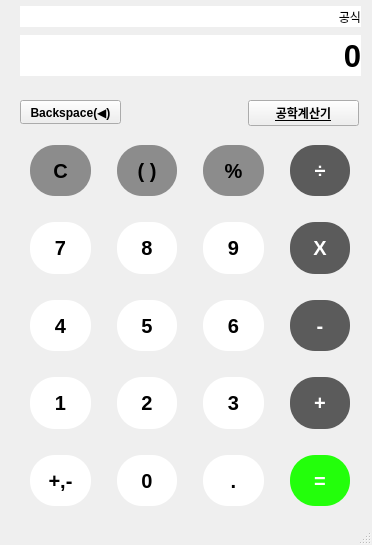
<?xml version="1.0" encoding="UTF-8"?>
<ui version="4.0">
 <class>MainWindow</class>
 <widget class="QMainWindow" name="MainWindow">
  <property name="geometry">
   <rect>
    <x>0</x>
    <y>0</y>
    <width>372</width>
    <height>545</height>
   </rect>
  </property>
  <property name="sizePolicy">
   <sizepolicy hsizetype="Expanding" vsizetype="Expanding">
    <horstretch>0</horstretch>
    <verstretch>0</verstretch>
   </sizepolicy>
  </property>
  <property name="windowTitle">
   <string>MainWindow</string>
  </property>
  <widget class="QWidget" name="centralwidget">
   <widget class="QLabel" name="display_result">
    <property name="geometry">
     <rect>
      <x>20</x>
      <y>35</y>
      <width>341</width>
      <height>41</height>
     </rect>
    </property>
    <property name="font">
     <font>
      <pointsize>23</pointsize>
      <bold>true</bold>
     </font>
    </property>
    <property name="styleSheet">
     <string notr="true">QLabel {
	background:rgb(255, 255, 255);
 
}</string>
    </property>
    <property name="text">
     <string>0</string>
    </property>
    <property name="alignment">
     <set>Qt::AlignmentFlag::AlignRight|Qt::AlignmentFlag::AlignTrailing|Qt::AlignmentFlag::AlignVCenter</set>
    </property>
   </widget>
   <widget class="QWidget" name="gridLayoutWidget">
    <property name="geometry">
     <rect>
      <x>20</x>
      <y>135</y>
      <width>340</width>
      <height>381</height>
     </rect>
    </property>
    <layout class="QGridLayout" name="gridLayout">
     <item row="1" column="3">
      <widget class="QPushButton" name="btn_8">
       <property name="sizePolicy">
        <sizepolicy hsizetype="Expanding" vsizetype="Expanding">
         <horstretch>0</horstretch>
         <verstretch>0</verstretch>
        </sizepolicy>
       </property>
       <property name="minimumSize">
        <size>
         <width>0</width>
         <height>0</height>
        </size>
       </property>
       <property name="sizeIncrement">
        <size>
         <width>4</width>
         <height>0</height>
        </size>
       </property>
       <property name="font">
        <font>
         <pointsize>15</pointsize>
         <bold>true</bold>
        </font>
       </property>
       <property name="styleSheet">
        <string notr="true">QPushButton {
  background-color: rgb(255, 255, 255);
    color: black;
    font-size: 15pt;
    font-weight: bold;
    
    /* 원형을 위한 설정 */
    width: 50px;           /* 너비 설정 */
    height: 50px;          /* 높이 설정 (너비와 동일하게) */
    border-radius: 25px;    /* 너비/높이의 절반으로 설정 */
    
    margin: 10px;           /* 모든 방향의 여백을 한 번에 설정 */
    border: none;
}

QPushButton:hover {
 - background-color: rgb(240, 240, 240);
    opacity: 0.8;
}

QPushButton:pressed {
    background-color: rgb(220, 220, 220);
    opacity: 0.6;
}
</string>
       </property>
       <property name="text">
        <string>8</string>
       </property>
      </widget>
     </item>
     <item row="3" column="2">
      <widget class="QPushButton" name="btn_1">
       <property name="sizePolicy">
        <sizepolicy hsizetype="Expanding" vsizetype="Expanding">
         <horstretch>0</horstretch>
         <verstretch>0</verstretch>
        </sizepolicy>
       </property>
       <property name="minimumSize">
        <size>
         <width>0</width>
         <height>0</height>
        </size>
       </property>
       <property name="sizeIncrement">
        <size>
         <width>4</width>
         <height>0</height>
        </size>
       </property>
       <property name="font">
        <font>
         <pointsize>15</pointsize>
         <bold>true</bold>
        </font>
       </property>
       <property name="styleSheet">
        <string notr="true">QPushButton {
  background-color: rgb(255, 255, 255);
    color: black;
    font-size: 15pt;
    font-weight: bold;
    
    /* 원형을 위한 설정 */
    width: 50px;           /* 너비 설정 */
    height: 50px;          /* 높이 설정 (너비와 동일하게) */
    border-radius: 25px;    /* 너비/높이의 절반으로 설정 */
    
    margin: 10px;           /* 모든 방향의 여백을 한 번에 설정 */
    border: none;
}

QPushButton:hover {
 - background-color: rgb(240, 240, 240);
    opacity: 0.8;
}

QPushButton:pressed {
    background-color: rgb(220, 220, 220);
    opacity: 0.6;
}
</string>
       </property>
       <property name="text">
        <string>1</string>
       </property>
      </widget>
     </item>
     <item row="0" column="2">
      <widget class="QPushButton" name="btn_cls">
       <property name="sizePolicy">
        <sizepolicy hsizetype="Expanding" vsizetype="Expanding">
         <horstretch>0</horstretch>
         <verstretch>0</verstretch>
        </sizepolicy>
       </property>
       <property name="minimumSize">
        <size>
         <width>0</width>
         <height>0</height>
        </size>
       </property>
       <property name="sizeIncrement">
        <size>
         <width>4</width>
         <height>0</height>
        </size>
       </property>
       <property name="font">
        <font>
         <pointsize>15</pointsize>
         <bold>true</bold>
        </font>
       </property>
       <property name="styleSheet">
        <string notr="true">QPushButton {
	background-color: rgb(140, 140, 140);
    color: black;
    font-size: 15pt;
    font-weight: bold;
    
    /* 원형을 위한 설정 */
    width: 50px;           /* 너비 설정 */
    height: 50px;          /* 높이 설정 (너비와 동일하게) */
    border-radius: 25px;    /* 너비/높이의 절반으로 설정 */
    
    margin: 10px;           /* 모든 방향의 여백을 한 번에 설정 */
    border: none;
}

QPushButton:hover {
 - background-color: rgb(240, 240, 240);
    opacity: 0.8;
}

QPushButton:pressed {
    background-color: rgb(220, 220, 220);
    opacity: 0.6;
}
</string>
       </property>
       <property name="text">
        <string>C</string>
       </property>
      </widget>
     </item>
     <item row="1" column="4">
      <widget class="QPushButton" name="btn_9">
       <property name="sizePolicy">
        <sizepolicy hsizetype="Expanding" vsizetype="Expanding">
         <horstretch>0</horstretch>
         <verstretch>0</verstretch>
        </sizepolicy>
       </property>
       <property name="minimumSize">
        <size>
         <width>0</width>
         <height>0</height>
        </size>
       </property>
       <property name="sizeIncrement">
        <size>
         <width>4</width>
         <height>0</height>
        </size>
       </property>
       <property name="font">
        <font>
         <pointsize>15</pointsize>
         <bold>true</bold>
        </font>
       </property>
       <property name="styleSheet">
        <string notr="true">QPushButton {
  background-color: rgb(255, 255, 255);
    color: black;
    font-size: 15pt;
    font-weight: bold;
    
    /* 원형을 위한 설정 */
    width: 50px;           /* 너비 설정 */
    height: 50px;          /* 높이 설정 (너비와 동일하게) */
    border-radius: 25px;    /* 너비/높이의 절반으로 설정 */
    
    margin: 10px;           /* 모든 방향의 여백을 한 번에 설정 */
    border: none;
}

QPushButton:hover {
 - background-color: rgb(240, 240, 240);
    opacity: 0.8;
}

QPushButton:pressed {
    background-color: rgb(220, 220, 220);
    opacity: 0.6;
}
</string>
       </property>
       <property name="text">
        <string>9</string>
       </property>
      </widget>
     </item>
     <item row="0" column="3">
      <widget class="QPushButton" name="btn_par">
       <property name="sizePolicy">
        <sizepolicy hsizetype="Expanding" vsizetype="Expanding">
         <horstretch>0</horstretch>
         <verstretch>0</verstretch>
        </sizepolicy>
       </property>
       <property name="minimumSize">
        <size>
         <width>0</width>
         <height>0</height>
        </size>
       </property>
       <property name="sizeIncrement">
        <size>
         <width>4</width>
         <height>0</height>
        </size>
       </property>
       <property name="font">
        <font>
         <pointsize>15</pointsize>
         <bold>true</bold>
        </font>
       </property>
       <property name="styleSheet">
        <string notr="true">QPushButton {
	background-color: rgb(140, 140, 140);
    color: black;
    font-size: 15pt;
    font-weight: bold;
    
    /* 원형을 위한 설정 */
    width: 50px;           /* 너비 설정 */
    height: 50px;          /* 높이 설정 (너비와 동일하게) */
    border-radius: 25px;    /* 너비/높이의 절반으로 설정 */
    
    margin: 10px;           /* 모든 방향의 여백을 한 번에 설정 */
    border: none;
}

QPushButton:hover {
 - background-color: rgb(240, 240, 240);
    opacity: 0.8;
}

QPushButton:pressed {
    background-color: rgb(220, 220, 220);
    opacity: 0.6;
}
</string>
       </property>
       <property name="text">
        <string>( )</string>
       </property>
      </widget>
     </item>
     <item row="1" column="5">
      <widget class="QPushButton" name="btn_mul">
       <property name="sizePolicy">
        <sizepolicy hsizetype="Expanding" vsizetype="Expanding">
         <horstretch>0</horstretch>
         <verstretch>0</verstretch>
        </sizepolicy>
       </property>
       <property name="minimumSize">
        <size>
         <width>0</width>
         <height>0</height>
        </size>
       </property>
       <property name="sizeIncrement">
        <size>
         <width>4</width>
         <height>0</height>
        </size>
       </property>
       <property name="font">
        <font>
         <pointsize>15</pointsize>
         <bold>true</bold>
        </font>
       </property>
       <property name="styleSheet">
        <string notr="true">QPushButton {
	background-color: rgb(91, 91, 91);
	color: rgb(255, 255, 255); 
    font-size: 15pt;
    font-weight: bold;
    
    /* 원형을 위한 설정 */
    width: 50px;           /* 너비 설정 */
    height: 50px;          /* 높이 설정 (너비와 동일하게) */
    border-radius: 25px;    /* 너비/높이의 절반으로 설정 */
    
    margin: 10px;           /* 모든 방향의 여백을 한 번에 설정 */
    border: none;
}

QPushButton:hover {
 - background-color: rgb(240, 240, 240);
    opacity: 0.8;
}

QPushButton:pressed {
    background-color: rgb(220, 220, 220);
    opacity: 0.6;
}
</string>
       </property>
       <property name="text">
        <string>X</string>
       </property>
      </widget>
     </item>
     <item row="2" column="2">
      <widget class="QPushButton" name="btn_4">
       <property name="sizePolicy">
        <sizepolicy hsizetype="Expanding" vsizetype="Expanding">
         <horstretch>0</horstretch>
         <verstretch>0</verstretch>
        </sizepolicy>
       </property>
       <property name="minimumSize">
        <size>
         <width>0</width>
         <height>0</height>
        </size>
       </property>
       <property name="sizeIncrement">
        <size>
         <width>4</width>
         <height>0</height>
        </size>
       </property>
       <property name="font">
        <font>
         <pointsize>15</pointsize>
         <bold>true</bold>
        </font>
       </property>
       <property name="styleSheet">
        <string notr="true">QPushButton {
  background-color: rgb(255, 255, 255);
    color: black;
    font-size: 15pt;
    font-weight: bold;
    
    /* 원형을 위한 설정 */
    width: 50px;           /* 너비 설정 */
    height: 50px;          /* 높이 설정 (너비와 동일하게) */
    border-radius: 25px;    /* 너비/높이의 절반으로 설정 */
    
    margin: 10px;           /* 모든 방향의 여백을 한 번에 설정 */
    border: none;
}

QPushButton:hover {
 - background-color: rgb(240, 240, 240);
    opacity: 0.8;
}

QPushButton:pressed {
    background-color: rgb(220, 220, 220);
    opacity: 0.6;
}
</string>
       </property>
       <property name="text">
        <string>4</string>
       </property>
      </widget>
     </item>
     <item row="1" column="2">
      <widget class="QPushButton" name="btn_7">
       <property name="sizePolicy">
        <sizepolicy hsizetype="Expanding" vsizetype="Expanding">
         <horstretch>0</horstretch>
         <verstretch>0</verstretch>
        </sizepolicy>
       </property>
       <property name="minimumSize">
        <size>
         <width>0</width>
         <height>0</height>
        </size>
       </property>
       <property name="sizeIncrement">
        <size>
         <width>4</width>
         <height>0</height>
        </size>
       </property>
       <property name="font">
        <font>
         <pointsize>15</pointsize>
         <bold>true</bold>
        </font>
       </property>
       <property name="styleSheet">
        <string notr="true">QPushButton {
  background-color: rgb(255, 255, 255);
    color: black;
    font-size: 15pt;
    font-weight: bold;
    
    /* 원형을 위한 설정 */
    width: 50px;           /* 너비 설정 */
    height: 50px;          /* 높이 설정 (너비와 동일하게) */
    border-radius: 25px;    /* 너비/높이의 절반으로 설정 */
    
    margin: 10px;           /* 모든 방향의 여백을 한 번에 설정 */
    border: none;
}

QPushButton:hover {
 - background-color: rgb(240, 240, 240);
    opacity: 0.8;
}

QPushButton:pressed {
    background-color: rgb(220, 220, 220);
    opacity: 0.6;
}
</string>
       </property>
       <property name="text">
        <string>7</string>
       </property>
      </widget>
     </item>
     <item row="0" column="5">
      <widget class="QPushButton" name="btn_divid">
       <property name="sizePolicy">
        <sizepolicy hsizetype="Expanding" vsizetype="Expanding">
         <horstretch>0</horstretch>
         <verstretch>0</verstretch>
        </sizepolicy>
       </property>
       <property name="minimumSize">
        <size>
         <width>0</width>
         <height>0</height>
        </size>
       </property>
       <property name="sizeIncrement">
        <size>
         <width>4</width>
         <height>0</height>
        </size>
       </property>
       <property name="font">
        <font>
         <pointsize>15</pointsize>
         <bold>true</bold>
        </font>
       </property>
       <property name="styleSheet">
        <string notr="true">QPushButton {
	background-color: rgb(91, 91, 91);
	color: rgb(255, 255, 255); 
    font-size: 15pt;
    font-weight: bold;
    
    /* 원형을 위한 설정 */
    width: 50px;           /* 너비 설정 */
    height: 50px;          /* 높이 설정 (너비와 동일하게) */
    border-radius: 25px;    /* 너비/높이의 절반으로 설정 */
    
    margin: 10px;           /* 모든 방향의 여백을 한 번에 설정 */
    border: none;
}

QPushButton:hover {
 - background-color: rgb(240, 240, 240);
    opacity: 0.8;
}

QPushButton:pressed {
    background-color: rgb(220, 220, 220);
    opacity: 0.6;
}
</string>
       </property>
       <property name="text">
        <string>÷</string>
       </property>
      </widget>
     </item>
     <item row="2" column="3">
      <widget class="QPushButton" name="btn_5">
       <property name="sizePolicy">
        <sizepolicy hsizetype="Expanding" vsizetype="Expanding">
         <horstretch>0</horstretch>
         <verstretch>0</verstretch>
        </sizepolicy>
       </property>
       <property name="minimumSize">
        <size>
         <width>0</width>
         <height>0</height>
        </size>
       </property>
       <property name="sizeIncrement">
        <size>
         <width>4</width>
         <height>0</height>
        </size>
       </property>
       <property name="font">
        <font>
         <pointsize>15</pointsize>
         <bold>true</bold>
        </font>
       </property>
       <property name="styleSheet">
        <string notr="true">QPushButton {
  background-color: rgb(255, 255, 255);
    color: black;
    font-size: 15pt;
    font-weight: bold;
    
    /* 원형을 위한 설정 */
    width: 50px;           /* 너비 설정 */
    height: 50px;          /* 높이 설정 (너비와 동일하게) */
    border-radius: 25px;    /* 너비/높이의 절반으로 설정 */
    
    margin: 10px;           /* 모든 방향의 여백을 한 번에 설정 */
    border: none;
}

QPushButton:hover {
 - background-color: rgb(240, 240, 240);
    opacity: 0.8;
}

QPushButton:pressed {
    background-color: rgb(220, 220, 220);
    opacity: 0.6;
}
</string>
       </property>
       <property name="text">
        <string>5</string>
       </property>
      </widget>
     </item>
     <item row="2" column="4">
      <widget class="QPushButton" name="btn_6">
       <property name="sizePolicy">
        <sizepolicy hsizetype="Expanding" vsizetype="Expanding">
         <horstretch>0</horstretch>
         <verstretch>0</verstretch>
        </sizepolicy>
       </property>
       <property name="minimumSize">
        <size>
         <width>0</width>
         <height>0</height>
        </size>
       </property>
       <property name="sizeIncrement">
        <size>
         <width>4</width>
         <height>0</height>
        </size>
       </property>
       <property name="font">
        <font>
         <pointsize>15</pointsize>
         <bold>true</bold>
        </font>
       </property>
       <property name="styleSheet">
        <string notr="true">QPushButton {
  background-color: rgb(255, 255, 255);
    color: black;
    font-size: 15pt;
    font-weight: bold;
    
    /* 원형을 위한 설정 */
    width: 50px;           /* 너비 설정 */
    height: 50px;          /* 높이 설정 (너비와 동일하게) */
    border-radius: 25px;    /* 너비/높이의 절반으로 설정 */
    
    margin: 10px;           /* 모든 방향의 여백을 한 번에 설정 */
    border: none;
}

QPushButton:hover {
 - background-color: rgb(240, 240, 240);
    opacity: 0.8;
}

QPushButton:pressed {
    background-color: rgb(220, 220, 220);
    opacity: 0.6;
}
</string>
       </property>
       <property name="text">
        <string>6</string>
       </property>
      </widget>
     </item>
     <item row="2" column="5">
      <widget class="QPushButton" name="btn_minus">
       <property name="sizePolicy">
        <sizepolicy hsizetype="Expanding" vsizetype="Expanding">
         <horstretch>0</horstretch>
         <verstretch>0</verstretch>
        </sizepolicy>
       </property>
       <property name="minimumSize">
        <size>
         <width>0</width>
         <height>0</height>
        </size>
       </property>
       <property name="sizeIncrement">
        <size>
         <width>4</width>
         <height>0</height>
        </size>
       </property>
       <property name="font">
        <font>
         <pointsize>15</pointsize>
         <bold>true</bold>
        </font>
       </property>
       <property name="styleSheet">
        <string notr="true">QPushButton {
	background-color: rgb(91, 91, 91);
	color: rgb(255, 255, 255); 
    font-size: 15pt;
    font-weight: bold;
    
    /* 원형을 위한 설정 */
    width: 50px;           /* 너비 설정 */
    height: 50px;          /* 높이 설정 (너비와 동일하게) */
    border-radius: 25px;    /* 너비/높이의 절반으로 설정 */
    
    margin: 10px;           /* 모든 방향의 여백을 한 번에 설정 */
    border: none;
}

QPushButton:hover {
 - background-color: rgb(240, 240, 240);
    opacity: 0.8;
}

QPushButton:pressed {
    background-color: rgb(220, 220, 220);
    opacity: 0.6;
}
</string>
       </property>
       <property name="text">
        <string>-</string>
       </property>
      </widget>
     </item>
     <item row="3" column="3">
      <widget class="QPushButton" name="btn_2">
       <property name="sizePolicy">
        <sizepolicy hsizetype="Expanding" vsizetype="Expanding">
         <horstretch>0</horstretch>
         <verstretch>0</verstretch>
        </sizepolicy>
       </property>
       <property name="minimumSize">
        <size>
         <width>0</width>
         <height>0</height>
        </size>
       </property>
       <property name="sizeIncrement">
        <size>
         <width>4</width>
         <height>0</height>
        </size>
       </property>
       <property name="font">
        <font>
         <pointsize>15</pointsize>
         <bold>true</bold>
        </font>
       </property>
       <property name="styleSheet">
        <string notr="true">QPushButton {
  background-color: rgb(255, 255, 255);
    color: black;
    font-size: 15pt;
    font-weight: bold;
    
    /* 원형을 위한 설정 */
    width: 50px;           /* 너비 설정 */
    height: 50px;          /* 높이 설정 (너비와 동일하게) */
    border-radius: 25px;    /* 너비/높이의 절반으로 설정 */
    
    margin: 10px;           /* 모든 방향의 여백을 한 번에 설정 */
    border: none;
}

QPushButton:hover {
 - background-color: rgb(240, 240, 240);
    opacity: 0.8;
}

QPushButton:pressed {
    background-color: rgb(220, 220, 220);
    opacity: 0.6;
}
</string>
       </property>
       <property name="text">
        <string>2</string>
       </property>
      </widget>
     </item>
     <item row="3" column="4">
      <widget class="QPushButton" name="btn_3">
       <property name="sizePolicy">
        <sizepolicy hsizetype="Expanding" vsizetype="Expanding">
         <horstretch>0</horstretch>
         <verstretch>0</verstretch>
        </sizepolicy>
       </property>
       <property name="minimumSize">
        <size>
         <width>0</width>
         <height>0</height>
        </size>
       </property>
       <property name="sizeIncrement">
        <size>
         <width>4</width>
         <height>0</height>
        </size>
       </property>
       <property name="font">
        <font>
         <pointsize>15</pointsize>
         <bold>true</bold>
        </font>
       </property>
       <property name="styleSheet">
        <string notr="true">QPushButton {
  background-color: rgb(255, 255, 255);
    color: black;
    font-size: 15pt;
    font-weight: bold;
    
    /* 원형을 위한 설정 */
    width: 50px;           /* 너비 설정 */
    height: 50px;          /* 높이 설정 (너비와 동일하게) */
    border-radius: 25px;    /* 너비/높이의 절반으로 설정 */
    
    margin: 10px;           /* 모든 방향의 여백을 한 번에 설정 */
    border: none;
}

QPushButton:hover {
 - background-color: rgb(240, 240, 240);
    opacity: 0.8;
}

QPushButton:pressed {
    background-color: rgb(220, 220, 220);
    opacity: 0.6;
}
</string>
       </property>
       <property name="text">
        <string>3</string>
       </property>
      </widget>
     </item>
     <item row="3" column="5">
      <widget class="QPushButton" name="btn_plus">
       <property name="sizePolicy">
        <sizepolicy hsizetype="Expanding" vsizetype="Expanding">
         <horstretch>0</horstretch>
         <verstretch>0</verstretch>
        </sizepolicy>
       </property>
       <property name="minimumSize">
        <size>
         <width>0</width>
         <height>0</height>
        </size>
       </property>
       <property name="sizeIncrement">
        <size>
         <width>4</width>
         <height>0</height>
        </size>
       </property>
       <property name="font">
        <font>
         <pointsize>15</pointsize>
         <bold>true</bold>
        </font>
       </property>
       <property name="styleSheet">
        <string notr="true">QPushButton {
	background-color: rgb(91, 91, 91);
	color: rgb(255, 255, 255); 
    font-size: 15pt;
    font-weight: bold;
    
    /* 원형을 위한 설정 */
    width: 50px;           /* 너비 설정 */
    height: 50px;          /* 높이 설정 (너비와 동일하게) */
    border-radius: 25px;    /* 너비/높이의 절반으로 설정 */
    
    margin: 10px;           /* 모든 방향의 여백을 한 번에 설정 */
    border: none;
}

QPushButton:hover {
 - background-color: rgb(240, 240, 240);
    opacity: 0.8;
}

QPushButton:pressed {
    background-color: rgb(220, 220, 220);
    opacity: 0.6;
}
</string>
       </property>
       <property name="text">
        <string>+</string>
       </property>
      </widget>
     </item>
     <item row="4" column="3">
      <widget class="QPushButton" name="btn_0">
       <property name="sizePolicy">
        <sizepolicy hsizetype="Expanding" vsizetype="Expanding">
         <horstretch>0</horstretch>
         <verstretch>0</verstretch>
        </sizepolicy>
       </property>
       <property name="minimumSize">
        <size>
         <width>0</width>
         <height>0</height>
        </size>
       </property>
       <property name="sizeIncrement">
        <size>
         <width>4</width>
         <height>0</height>
        </size>
       </property>
       <property name="font">
        <font>
         <pointsize>15</pointsize>
         <bold>true</bold>
        </font>
       </property>
       <property name="styleSheet">
        <string notr="true">QPushButton {
  background-color: rgb(255, 255, 255);
    color: black;
    font-size: 15pt;
    font-weight: bold;
    
    /* 원형을 위한 설정 */
    width: 50px;           /* 너비 설정 */
    height: 50px;          /* 높이 설정 (너비와 동일하게) */
    border-radius: 25px;    /* 너비/높이의 절반으로 설정 */
    
    margin: 10px;           /* 모든 방향의 여백을 한 번에 설정 */
    border: none;
}

QPushButton:hover {
 - background-color: rgb(240, 240, 240);
    opacity: 0.8;
}

QPushButton:pressed {
    background-color: rgb(220, 220, 220);
    opacity: 0.6;
}
</string>
       </property>
       <property name="text">
        <string>0</string>
       </property>
      </widget>
     </item>
     <item row="4" column="4">
      <widget class="QPushButton" name="btn_point">
       <property name="sizePolicy">
        <sizepolicy hsizetype="Expanding" vsizetype="Expanding">
         <horstretch>0</horstretch>
         <verstretch>0</verstretch>
        </sizepolicy>
       </property>
       <property name="minimumSize">
        <size>
         <width>0</width>
         <height>0</height>
        </size>
       </property>
       <property name="sizeIncrement">
        <size>
         <width>4</width>
         <height>0</height>
        </size>
       </property>
       <property name="font">
        <font>
         <pointsize>15</pointsize>
         <bold>true</bold>
        </font>
       </property>
       <property name="styleSheet">
        <string notr="true">QPushButton {
  background-color: rgb(255, 255, 255);
    color: black;
    font-size: 15pt;
    font-weight: bold;
    
    /* 원형을 위한 설정 */
    width: 50px;           /* 너비 설정 */
    height: 50px;          /* 높이 설정 (너비와 동일하게) */
    border-radius: 25px;    /* 너비/높이의 절반으로 설정 */
    
    margin: 10px;           /* 모든 방향의 여백을 한 번에 설정 */
    border: none;
}

QPushButton:hover {
 - background-color: rgb(240, 240, 240);
    opacity: 0.8;
}

QPushButton:pressed {
    background-color: rgb(220, 220, 220);
    opacity: 0.6;
}
</string>
       </property>
       <property name="text">
        <string>.</string>
       </property>
      </widget>
     </item>
     <item row="4" column="5">
      <widget class="QPushButton" name="btn_result">
       <property name="sizePolicy">
        <sizepolicy hsizetype="Expanding" vsizetype="Expanding">
         <horstretch>0</horstretch>
         <verstretch>0</verstretch>
        </sizepolicy>
       </property>
       <property name="minimumSize">
        <size>
         <width>0</width>
         <height>0</height>
        </size>
       </property>
       <property name="sizeIncrement">
        <size>
         <width>4</width>
         <height>0</height>
        </size>
       </property>
       <property name="font">
        <font>
         <pointsize>15</pointsize>
         <bold>true</bold>
        </font>
       </property>
       <property name="styleSheet">
        <string notr="true">QPushButton {
	color: rgb(255, 255, 255);
	background-color: rgb(35, 255, 11); 
    font-size: 15pt;
    font-weight: bold;
    
    /* 원형을 위한 설정 */
    width: 50px;           /* 너비 설정 */
    height: 50px;          /* 높이 설정 (너비와 동일하게) */
    border-radius: 25px;    /* 너비/높이의 절반으로 설정 */
    
    margin: 10px;           /* 모든 방향의 여백을 한 번에 설정 */
    border: none;
}

QPushButton:hover {
 - background-color: rgb(240, 240, 240);
    opacity: 0.8;
}

QPushButton:pressed {
    background-color: rgb(220, 220, 220);
    opacity: 0.6;
}
</string>
       </property>
       <property name="text">
        <string>=</string>
       </property>
      </widget>
     </item>
     <item row="4" column="2">
      <widget class="QPushButton" name="btn_sign">
       <property name="sizePolicy">
        <sizepolicy hsizetype="Expanding" vsizetype="Expanding">
         <horstretch>0</horstretch>
         <verstretch>0</verstretch>
        </sizepolicy>
       </property>
       <property name="minimumSize">
        <size>
         <width>0</width>
         <height>0</height>
        </size>
       </property>
       <property name="sizeIncrement">
        <size>
         <width>4</width>
         <height>0</height>
        </size>
       </property>
       <property name="font">
        <font>
         <pointsize>15</pointsize>
         <bold>true</bold>
        </font>
       </property>
       <property name="styleSheet">
        <string notr="true">QPushButton {
  background-color: rgb(255, 255, 255);
    color: black;
    font-size: 15pt;
    font-weight: bold;
    
    /* 원형을 위한 설정 */
    width: 50px;           /* 너비 설정 */
    height: 50px;          /* 높이 설정 (너비와 동일하게) */
    border-radius: 25px;    /* 너비/높이의 절반으로 설정 */
    
    margin: 10px;           /* 모든 방향의 여백을 한 번에 설정 */
    border: none;
}

QPushButton:hover {
 - background-color: rgb(240, 240, 240);
    opacity: 0.8;
}

QPushButton:pressed {
    background-color: rgb(220, 220, 220);
    opacity: 0.6;
}
</string>
       </property>
       <property name="text">
        <string>+,-</string>
       </property>
      </widget>
     </item>
     <item row="0" column="4">
      <widget class="QPushButton" name="btn_ratio">
       <property name="sizePolicy">
        <sizepolicy hsizetype="Expanding" vsizetype="Expanding">
         <horstretch>0</horstretch>
         <verstretch>0</verstretch>
        </sizepolicy>
       </property>
       <property name="minimumSize">
        <size>
         <width>0</width>
         <height>0</height>
        </size>
       </property>
       <property name="sizeIncrement">
        <size>
         <width>4</width>
         <height>0</height>
        </size>
       </property>
       <property name="font">
        <font>
         <pointsize>15</pointsize>
         <bold>true</bold>
        </font>
       </property>
       <property name="styleSheet">
        <string notr="true">QPushButton {
	background-color: rgb(140, 140, 140);
    color: black;
    font-size: 15pt;
    font-weight: bold;
    
    /* 원형을 위한 설정 */
    width: 50px;           /* 너비 설정 */
    height: 50px;          /* 높이 설정 (너비와 동일하게) */
    border-radius: 25px;    /* 너비/높이의 절반으로 설정 */
    
    margin: 10px;           /* 모든 방향의 여백을 한 번에 설정 */
    border: none;
}

QPushButton:hover {
 - background-color: rgb(240, 240, 240);
    opacity: 0.8;
}

QPushButton:pressed {
    background-color: rgb(220, 220, 220);
    opacity: 0.6;
}
</string>
       </property>
       <property name="text">
        <string>%</string>
       </property>
      </widget>
     </item>
    </layout>
   </widget>
   <widget class="QLabel" name="display_process">
    <property name="geometry">
     <rect>
      <x>20</x>
      <y>6</y>
      <width>341</width>
      <height>21</height>
     </rect>
    </property>
    <property name="styleSheet">
     <string notr="true">QLabel {
	background:rgb(255, 255, 255);
 
}</string>
    </property>
    <property name="text">
     <string>공식</string>
    </property>
    <property name="alignment">
     <set>Qt::AlignmentFlag::AlignRight|Qt::AlignmentFlag::AlignTrailing|Qt::AlignmentFlag::AlignVCenter</set>
    </property>
   </widget>
   <widget class="QPushButton" name="label_science">
    <property name="geometry">
     <rect>
      <x>248</x>
      <y>100</y>
      <width>111</width>
      <height>26</height>
     </rect>
    </property>
    <property name="font">
     <font>
      <pointsize>9</pointsize>
      <bold>true</bold>
      <underline>true</underline>
     </font>
    </property>
    <property name="text">
     <string>공학계산기</string>
    </property>
   </widget>
   <widget class="QPushButton" name="btn_backspace">
    <property name="geometry">
     <rect>
      <x>20</x>
      <y>100</y>
      <width>101</width>
      <height>24</height>
     </rect>
    </property>
    <property name="font">
     <font>
      <bold>true</bold>
     </font>
    </property>
    <property name="text">
     <string>Backspace(◀)</string>
    </property>
   </widget>
  </widget>
  <widget class="QStatusBar" name="statusbar"/>
 </widget>
 <resources/>
 <connections/>
</ui>
